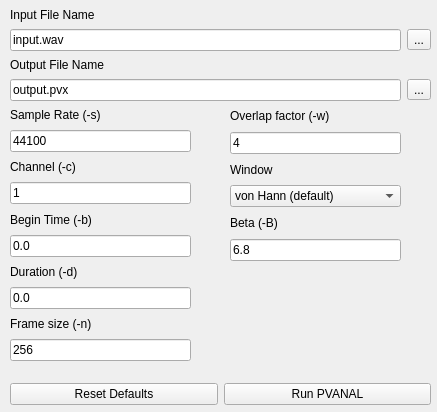
   <widget class="QWidget" name="tab_4" >
    <property name="geometry" >
     <rect>
      <x>0</x>
      <y>0</y>
      <width>437</width>
      <height>412</height>
     </rect>
    </property>
    <attribute name="title" >
     <string>PVANAL</string>
    </attribute>
    <widget class="QWidget" name="layoutWidget_8" >
     <property name="geometry" >
      <rect>
       <x>10</x>
       <y>370</y>
       <width>421</width>
       <height>49</height>
      </rect>
     </property>
     <layout class="QHBoxLayout" >
      <item>
       <widget class="QPushButton" name="pvResetPushButton" >
        <property name="text" >
         <string>Reset Defaults</string>
        </property>
       </widget>
      </item>
      <item>
       <widget class="QPushButton" name="pvRunPushButton" >
        <property name="text" >
         <string>Run PVANAL</string>
        </property>
       </widget>
      </item>
     </layout>
    </widget>
    <widget class="QWidget" name="layoutWidget_4" >
     <property name="geometry" >
      <rect>
       <x>10</x>
       <y>100</y>
       <width>181</width>
       <height>261</height>
      </rect>
     </property>
     <layout class="QGridLayout" >
      <property name="spacing" >
       <number>0</number>
      </property>
      <item row="0" column="0" >
       <widget class="QLabel" name="label_28" >
        <property name="text" >
         <string>Sample Rate (-s)</string>
        </property>
       </widget>
      </item>
      <item row="1" column="0" >
       <widget class="QLineEdit" name="pvSrLineEdit" >
        <property name="text" >
         <string>44100</string>
        </property>
       </widget>
      </item>
      <item row="2" column="0" >
       <widget class="QLabel" name="label_30" >
        <property name="text" >
         <string>Channel (-c)</string>
        </property>
       </widget>
      </item>
      <item row="3" column="0" >
       <widget class="QLineEdit" name="pvChannelLineEdit" >
        <property name="text" >
         <string>1</string>
        </property>
       </widget>
      </item>
      <item row="4" column="0" >
       <widget class="QLabel" name="label_31" >
        <property name="text" >
         <string>Begin Time (-b)</string>
        </property>
       </widget>
      </item>
      <item row="5" column="0" >
       <widget class="QLineEdit" name="pvBeginLineEdit" >
        <property name="text" >
         <string>0.0</string>
        </property>
       </widget>
      </item>
      <item row="6" column="0" >
       <widget class="QLabel" name="label_32" >
        <property name="text" >
         <string>Duration (-d)</string>
        </property>
       </widget>
      </item>
      <item row="7" column="0" >
       <widget class="QLineEdit" name="pvDurationLineEdit" >
        <property name="text" >
         <string>0.0</string>
        </property>
       </widget>
      </item>
      <item row="8" column="0" >
       <widget class="QLabel" name="label_33" >
        <property name="text" >
         <string>Frame size (-n)</string>
        </property>
       </widget>
      </item>
      <item row="9" column="0" >
       <widget class="QLineEdit" name="pvFrameLineEdit" >
        <property name="text" >
         <string>256</string>
        </property>
       </widget>
      </item>
     </layout>
    </widget>
    <widget class="QWidget" name="layoutWidget_10" >
     <property name="geometry" >
      <rect>
       <x>10</x>
       <y>0</y>
       <width>421</width>
       <height>101</height>
      </rect>
     </property>
     <layout class="QGridLayout" >
      <property name="verticalSpacing" >
       <number>0</number>
      </property>
      <item row="0" column="0" >
       <widget class="QLabel" name="label_34" >
        <property name="text" >
         <string>Input File Name</string>
        </property>
       </widget>
      </item>
      <item row="1" column="0" >
       <widget class="QLineEdit" name="pvInputLineEdit" >
        <property name="text" >
         <string>input.wav</string>
        </property>
       </widget>
      </item>
      <item row="1" column="1" >
       <widget class="QToolButton" name="pvInputToolButton" >
        <property name="text" >
         <string>...</string>
        </property>
       </widget>
      </item>
      <item row="2" column="0" >
       <widget class="QLabel" name="label_35" >
        <property name="text" >
         <string>Output File Name</string>
        </property>
       </widget>
      </item>
      <item row="3" column="0" >
       <widget class="QLineEdit" name="pvOutputLineEdit" >
        <property name="text" >
         <string>output.pvx</string>
        </property>
       </widget>
      </item>
      <item row="3" column="1" >
       <widget class="QToolButton" name="pvOutputToolButton" >
        <property name="text" >
         <string>...</string>
        </property>
       </widget>
      </item>
     </layout>
    </widget>
    <widget class="QWidget" name="layoutWidget_11" >
     <property name="geometry" >
      <rect>
       <x>230</x>
       <y>100</y>
       <width>171</width>
       <height>161</height>
      </rect>
     </property>
     <layout class="QVBoxLayout" >
      <property name="spacing" >
       <number>0</number>
      </property>
      <item>
       <widget class="QLabel" name="label_36" >
        <property name="text" >
         <string>Overlap factor (-w)</string>
        </property>
       </widget>
      </item>
      <item>
       <widget class="QLineEdit" name="pvOverlapLineEdit" >
        <property name="text" >
         <string>4</string>
        </property>
       </widget>
      </item>
      <item>
       <widget class="QLabel" name="label_39" >
        <property name="text" >
         <string>Window</string>
        </property>
       </widget>
      </item>
      <item>
       <widget class="QComboBox" name="pvWindowComboBox" >
        <item>
         <property name="text" >
          <string>von Hann (default)</string>
         </property>
        </item>
        <item>
         <property name="text" >
          <string>Hamming (-H)</string>
         </property>
        </item>
        <item>
         <property name="text" >
          <string>Kaiser (-K)</string>
         </property>
        </item>
       </widget>
      </item>
      <item>
       <widget class="QLabel" name="label_40" >
        <property name="text" >
         <string>Beta (-B)</string>
        </property>
       </widget>
      </item>
      <item>
       <widget class="QLineEdit" name="pvBetaLineEdit" >
        <property name="text" >
         <string>6.8</string>
        </property>
       </widget>
      </item>
     </layout>
    </widget>
   </widget>
